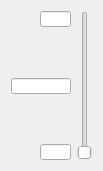
  <widget class="QWidget" name="layoutWidget">
   <property name="geometry">
    <rect>
     <x>612</x>
     <y>10</y>
     <width>91</width>
     <height>171</height>
    </rect>
   </property>
   <layout class="QHBoxLayout" name="horizontalLayout_4">
    <item>
     <layout class="QVBoxLayout" name="verticalLayout_13">
      <item>
       <widget class="QLineEdit" name="unit1MaxCritDevLineEdit">
        <property name="sizePolicy">
         <sizepolicy hsizetype="Fixed" vsizetype="Fixed">
          <horstretch>0</horstretch>
          <verstretch>0</verstretch>
         </sizepolicy>
        </property>
        <property name="minimumSize">
         <size>
          <width>31</width>
          <height>16</height>
         </size>
        </property>
        <property name="maximumSize">
         <size>
          <width>31</width>
          <height>16</height>
         </size>
        </property>
        <property name="font">
         <font>
          <pointsize>8</pointsize>
         </font>
        </property>
        <property name="layoutDirection">
         <enum>Qt::RightToLeft</enum>
        </property>
        <property name="alignment">
         <set>Qt::AlignRight|Qt::AlignTrailing|Qt::AlignVCenter</set>
        </property>
       </widget>
      </item>
      <item>
       <spacer name="verticalSpacer">
        <property name="orientation">
         <enum>Qt::Vertical</enum>
        </property>
        <property name="sizeHint" stdset="0">
         <size>
          <width>20</width>
          <height>40</height>
         </size>
        </property>
       </spacer>
      </item>
      <item>
       <widget class="QLineEdit" name="unit1CritDevLineEdit">
        <property name="sizePolicy">
         <sizepolicy hsizetype="Fixed" vsizetype="Fixed">
          <horstretch>0</horstretch>
          <verstretch>0</verstretch>
         </sizepolicy>
        </property>
        <property name="minimumSize">
         <size>
          <width>60</width>
          <height>16</height>
         </size>
        </property>
        <property name="maximumSize">
         <size>
          <width>60</width>
          <height>16</height>
         </size>
        </property>
        <property name="font">
         <font>
          <pointsize>8</pointsize>
         </font>
        </property>
        <property name="alignment">
         <set>Qt::AlignRight|Qt::AlignTrailing|Qt::AlignVCenter</set>
        </property>
       </widget>
      </item>
      <item>
       <spacer name="verticalSpacer_2">
        <property name="orientation">
         <enum>Qt::Vertical</enum>
        </property>
        <property name="sizeHint" stdset="0">
         <size>
          <width>20</width>
          <height>40</height>
         </size>
        </property>
       </spacer>
      </item>
      <item>
       <widget class="QLineEdit" name="unit1MinCritDevLineEdit">
        <property name="sizePolicy">
         <sizepolicy hsizetype="Fixed" vsizetype="Fixed">
          <horstretch>0</horstretch>
          <verstretch>0</verstretch>
         </sizepolicy>
        </property>
        <property name="minimumSize">
         <size>
          <width>31</width>
          <height>16</height>
         </size>
        </property>
        <property name="maximumSize">
         <size>
          <width>31</width>
          <height>16</height>
         </size>
        </property>
        <property name="font">
         <font>
          <pointsize>8</pointsize>
         </font>
        </property>
        <property name="layoutDirection">
         <enum>Qt::RightToLeft</enum>
        </property>
        <property name="alignment">
         <set>Qt::AlignRight|Qt::AlignTrailing|Qt::AlignVCenter</set>
        </property>
       </widget>
      </item>
     </layout>
    </item>
    <item>
     <widget class="QSlider" name="unit1CritDevSlider">
      <property name="sizePolicy">
       <sizepolicy hsizetype="Fixed" vsizetype="Expanding">
        <horstretch>0</horstretch>
        <verstretch>0</verstretch>
       </sizepolicy>
      </property>
      <property name="font">
       <font>
        <pointsize>8</pointsize>
       </font>
      </property>
      <property name="orientation">
       <enum>Qt::Vertical</enum>
      </property>
     </widget>
    </item>
   </layout>
  </widget>
